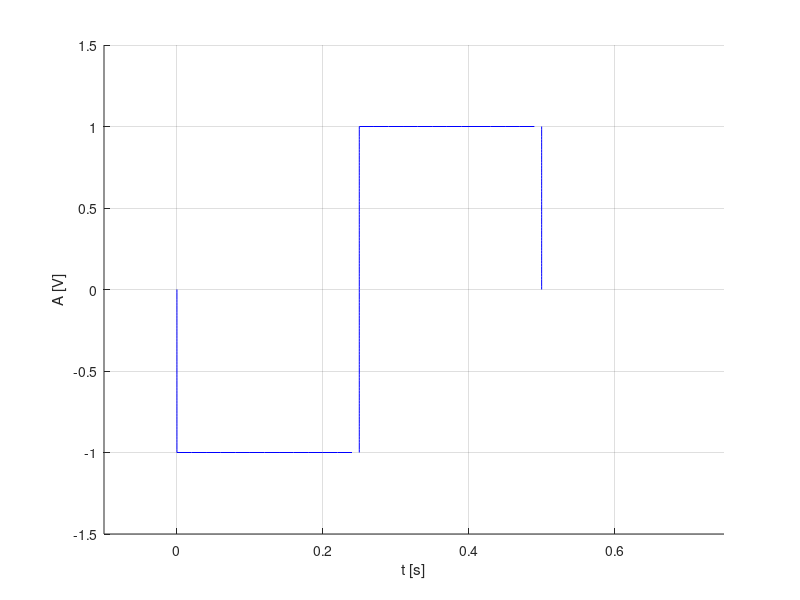

MATLAB code to generate this figure:
%Se va genera un semnal cu rezolutie temporara de 2ms, 20ms
%200ms pentru un semnal continuu de tipul:
%3. Semnal dreptunghiular multinivel, aleator
% Durata fiec?rui nivel: 0,25 s.
% Nivelurile
%a) {-1, 1}
%b) {-3,-1,1,3}
%c) {-5,-3,-1,1,3,5}
%d) {-7,-5,-3,-1,1,3,5,7}

hold on
xlabel('t [s]'),ylabel('A [V]')
%a) nivelurile {-1, 1}
%Rezolutia temporara de 20ms



%y variaza de la 0 la -1
y=0:-0.02:-1;
x=y*0;
plot(x,y,'b')
%nivel -1
x = 0: 0.02: 1/4;
y = -1+0*x;
plot(x, y, 'b'),grid

%x=1/4;y variaza de la -1 la 1
y=-1:0.02:1;
x=y*0+1/4;
plot(x,y,'b')

%nivel 1
x = 1/4:0.02:1/2;
y=1+0*x;
plot(x,y,'b')

%x=1/2; y variaza de la 1 la -1
y=1:-0.02:0;
x=y*0+1/2;
plot(x,y,'b')

axis([-0.1 3/4 -1.5 1.5])


%